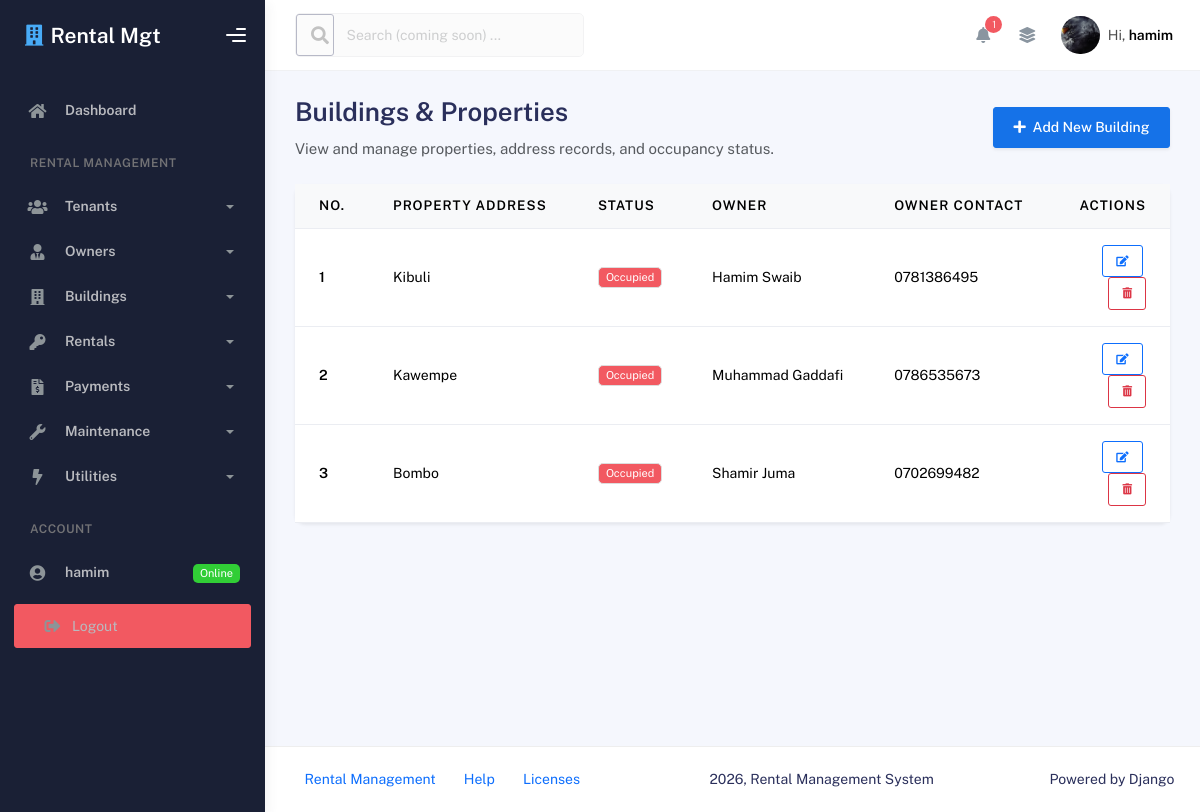
The app's page /building/ (signed in) with its own data.
### App/models.py (models this page shows, shortened)
class Building(models.Model):
    STATUS_OPTIONS = [
        ('O','Occupied'),
        ('V','Vacant')
    ]
    address = models.CharField(max_length=100)
    status = models.CharField(max_length=2, choices=STATUS_OPTIONS)
    owner = models.ForeignKey(Owner, on_delete=models.CASCADE)

class Owner(models.Model):
    first_name = models.CharField(max_length=20)
    last_name = models.CharField(max_length=20)
    contact = models.CharField(max_length=20)
    email = models.EmailField(max_length=255, blank=True, null=True)
    def __str__(self):
        return f"{self.first_name} {self.last_name}"

### App/views.py (the view)
    @login_required
    def _wrapped_view(req, *args, **kwargs):
        if not (req.user.is_staff or req.user.is_superuser):
            return redirect('tenant_dashboard_page')
        return view_func(req, *args, **kwargs)

### App/forms.py
class BuildingForm(ModelForm):
    class Meta:
        model = Building
        fields = '__all__'

### App/context_processors.py (called while the page is built)
def admin_notifications_processor(request):
    if not request.user.is_authenticated:
        return {}
    is_admin = request.user.is_staff or request.user.is_superuser
    context = {
        'is_admin': is_admin,
    }
    if is_admin:
        pending_requests = Maintenance.objects.filter(status='Pending').select_related(
            'rental__tenant', 'rental__building'
        ).order_by('-id')
        context['admin_notifications'] = pending_requests[:10]
        context['admin_notifications_count'] = pending_requests.count()
    else:
        tenant = getattr(request.user, 'tenant_profile', None)
        if not tenant:
            tenant = Tenant.objects.filter(email__iexact=request.user.email).first()
        context['tenant_profile'] = tenant
    return context

### App/models.py (called while the page is built)
    def __str__(self):
        return f"{self.first_name} {self.last_name}"

### App/views.py (called while the page is built)
def admin_required(view_func):
    @login_required
    def _wrapped_view(req, *args, **kwargs):
        if not (req.user.is_staff or req.user.is_superuser):
            return redirect('tenant_dashboard_page')
        return view_func(req, *args, **kwargs)
    return _wrapped_view

@admin_required
def building_list_view(req):
    if req.method == "POST":
        form = BuildingForm(req.POST)
        if form.is_valid():
            form.save()
            messages.success(req, "Building Added Successfully!")
            return redirect('building_list_page')
    else:
        form = BuildingForm()
    buildings = Building.objects.all()
    return render(req, 'building_list.html', {'buildings': buildings, 'form': form})

### App/templates/building_list.html (shortened to what this page needs)
{% extends 'base.html' %}
{% load crispy_forms_tags %}
{% block content %}
<div class="d-flex justify-content-between align-items-center mb-4">
    <div>
        <h2 class="fw-bold mb-1">Buildings & Properties</h2>
        <p class="text-muted mb-0">View and manage properties, address records, and occupancy status.</p>
    </div>
    <button type="button" class="btn btn-primary shadow-sm" data-bs-toggle="modal" data-bs-target="#addBuildingModal">
        <i class="fas fa-plus me-1"></i> Add New Building
    </button>
</div>
<div class="card shadow-sm border-0">
    <div class="card-body p-0">
        <div class="table-responsive">
            <table class="table table-hover align-middle mb-0">
                <thead class="table-light">
                    <tr>
                        <th scope="col" style="width: 70px;">No.</th>
                        <th scope="col">Property Address</th>
                        <th scope="col">Status</th>
                        <th scope="col">Owner</th>
                        <th scope="col">Owner Contact</th>
                        <th scope="col" class="text-end" style="width: 120px;">Actions</th>
                    </tr>
                </thead>
                <tbody>
                    {% for building in buildings %}
                    <tr>
                        <td class="fw-bold">{{ building.id }}</td>
                        <td>{{ building.address }}</td>
                        <td>
                            {% if building.status == 'O' %}
                                <span class="badge bg-danger">Occupied</span>
                            {% else %}
                                <span class="badge bg-success">Vacant</span>
                            {% endif %}
                        </td>
                        <td>{{ building.owner }}</td>
                        <td>{{ building.owner.contact }}</td>
                        <td class="text-end">
                            <a href="{% url 'edit_building_page' building.id %}" class="btn btn-sm btn-outline-primary me-1" title="Edit">
                                <i class="fas fa-edit"></i>
                            </a>
                            <form method="POST" action="{% url 'delete_building_page' building.id %}" class="d-inline"
                                  onsubmit="return confirm('Are you sure you want to delete this Building?')">
                                <button type="submit" class="btn btn-sm btn-outline-danger" title="Delete">
                                    <i class="fas fa-trash-alt"></i>
                                </button>
                            </form>
                        </td>
                    </tr>
                    {% endfor %}
                </tbody>
            </table>
        </div>
    </div>
</div>
{% endblock content %}

### App/templates/base.html (shortened to what this page needs)
{% load static %}
<!DOCTYPE html>
<html lang="en">
<head>
    <link rel="stylesheet" href="{% static 'assets/css/bootstrap.min.css' %}" />
    <link rel="stylesheet" href="{% static 'assets/css/plugins.min.css' %}" />
    <link rel="stylesheet" href="{% static 'assets/css/kaiadmin.min.css' %}" />
</head>
<body>
    <div class="wrapper">
      <div class="sidebar" data-background-color="dark">
        <div class="sidebar-logo">
          <div class="logo-header" data-background-color="dark">
            <a href="{% url 'index_page' %}" class="logo text-white text-decoration-none d-flex align-items-center">
              <i class="fas fa-building text-info me-2 fs-4"></i>
              <span class="fw-bold fs-4 text-white">Rental Mgt</span>
            </a>
            <div class="nav-toggle">
              <button class="btn btn-toggle toggle-sidebar">
                <i class="gg-menu-right"></i>
              </button>
            </div>
          </div>
        </div>
        <div class="sidebar-wrapper scrollbar scrollbar-inner">
          <div class="sidebar-content">
            <ul class="nav nav-secondary">
              <li class="nav-item">
                <a href="{% url 'index_page' %}">
                  <i class="fas fa-home"></i>
                  <p>Dashboard</p>
                </a>
              </li>
              <li class="nav-section">
                <h4 class="text-section">Rental Management</h4>
              </li>
              <li class="nav-item">
                <a data-bs-toggle="collapse" href="#tenantsMenu">
                  <i class="fas fa-users"></i>
                  <p>Tenants</p>
                  <span class="caret"></span>
                </a>
              </li>
              <li class="nav-item">
                <a data-bs-toggle="collapse" href="#ownersMenu">
                  <i class="fas fa-user-tie"></i>
                  <p>Owners</p>
                  <span class="caret"></span>
                </a>
              </li>
              <li class="nav-item">
                <a data-bs-toggle="collapse" href="#buildingsMenu">
                  <i class="fas fa-building"></i>
                  <p>Buildings</p>
                  <span class="caret"></span>
                </a>
              </li>
              <li class="nav-item">
                <a data-bs-toggle="collapse" href="#rentalsMenu">
                  <i class="fas fa-key"></i>
                  <p>Rentals</p>
                  <span class="caret"></span>
                </a>
              </li>
              <li class="nav-item">
                <a data-bs-toggle="collapse" href="#paymentsMenu">
                  <i class="fas fa-file-invoice-dollar"></i>
                  <p>Payments</p>
                  <span class="caret"></span>
                </a>
              </li>
              <li class="nav-item">
                <a data-bs-toggle="collapse" href="#maintenanceMenu">
                  <i class="fas fa-wrench"></i>
                  <p>Maintenance</p>
                  <span class="caret"></span>
                </a>
              </li>
              <li class="nav-item">
                <a data-bs-toggle="collapse" href="#utilitiesMenu">
                  <i class="fas fa-bolt"></i>
                  <p>Utilities</p>
                  <span class="caret"></span>
                </a>
              </li>
              <li class="nav-section">
                <h4 class="text-section">Account</h4>
              </li>
              {% if user.is_authenticated %}
                <li class="nav-item">
                  <a href="#">
                    <i class="fas fa-user-circle"></i>
                    <p>{{ user.username }}</p>
                    <span class="badge badge-success">Online</span>
                  </a>
                </li>
                <li class="nav-item px-3 py-2">
                  <a href="{% url 'logout' %}" class="btn btn-danger btn-sm w-100 text-start text-white text-decoration-none">
                    <i class="fas fa-sign-out-alt me-2"></i> Logout
                  </a>
                </li>
              {% endif %}
            </ul>
          </div>
        </div>
      </div>
      <div class="main-panel">
        <div class="main-header">
          <nav
            class="navbar navbar-header navbar-header-transparent navbar-expand-lg border-bottom"
          >
            <div class="container-fluid">
              <nav
                class="navbar navbar-header-left navbar-expand-lg navbar-form nav-search p-0 d-none d-lg-flex"
              >
                <div class="input-group opacity-50" title="Search coming soon">
                  <div class="input-group-prepend">
                    <button type="button" class="btn btn-search pe-1" disabled>
                      <i class="fa fa-search search-icon"></i>
                    </button>
                  </div>
                  <input
                    type="text"
                    placeholder="Search (coming soon) ..."
                    class="form-control"
                    disabled
                  />
                </div>
              </nav>
              <ul class="navbar-nav topbar-nav ms-md-auto align-items-center">
                <li class="nav-item topbar-icon dropdown hidden-caret">
                  <a
                    class="nav-link dropdown-toggle"
                    href="#"
                    id="notifDropdown"
                    role="button"
                    data-bs-toggle="dropdown"
                    aria-haspopup="true"
                    aria-expanded="false"
                  >
                    <i class="fa fa-bell"></i>
                    {% if admin_notifications_count > 0 %}
                      <span class="notification bg-danger">{{ admin_notifications_count }}</span>
                    {% endif %}
                  </a>
                </li>
                <li class="nav-item topbar-icon dropdown hidden-caret">
                  <a
                    class="nav-link"
                    data-bs-toggle="dropdown"
                    href="#"
                    aria-expanded="false"
                  >
                    <i class="fas fa-layer-group"></i>
                  </a>
                </li>
                <li class="nav-item topbar-user dropdown hidden-caret">
                  <a
                    class="dropdown-toggle profile-pic"
                    data-bs-toggle="dropdown"
                    href="#"
                    aria-expanded="false"
                  >
                    <div class="avatar-sm">
                      <img
                        src="{% static 'assets/img/halo pic 1.jpg' %}"
                        alt="..."
                        class="avatar-img rounded-circle"
                      />
                    </div>
                    <span class="profile-username">
                      <span class="op-7">Hi,</span>
                      <span class="fw-bold">{{ user.username|default:"Guest" }}</span>
                    </span>
                  </a>
                </li>
              </ul>
            </div>
          </nav>
        </div>
        <div class="container">
          <div class="page-inner">
            {% block content %}
            {% endblock content %}
          </div>
        </div>
        <footer class="footer">
          <div class="container-fluid d-flex justify-content-between">
            <nav class="pull-left">
              <ul class="nav">
                <li class="nav-item">
                  <a class="nav-link" href="{% url 'index_page' %}">
                    Rental Management
                  </a>
                </li>
                <li class="nav-item">
                  <a class="nav-link" href="#"> Help </a>
                </li>
                <li class="nav-item">
                  <a class="nav-link" href="#"> Licenses </a>
                </li>
              </ul>
            </nav>
            <div class="copyright">
              2026, Rental Management System
            </div>
            <div>
              Powered by Django
            </div>
          </div>
        </footer>
      </div>
    </div>
</body>
</html>

### records on screen
Building: id "1", address "Kibuli", status "Occupied", owner "Hamim Swaib", owner.contact "0781386495"
Building: id "2", address "Kawempe", status "Occupied", owner "Muhammad Gaddafi", owner.contact "0786535673"
Building: id "3", address "Bombo", status "Occupied", owner "Shamir Juma", owner.contact "0702699482"

### other values on screen
{{ user.username }} "hamim"
{{ admin_notifications_count }} "1"
{{ user.username|default:"Guest" }} "hamim"
